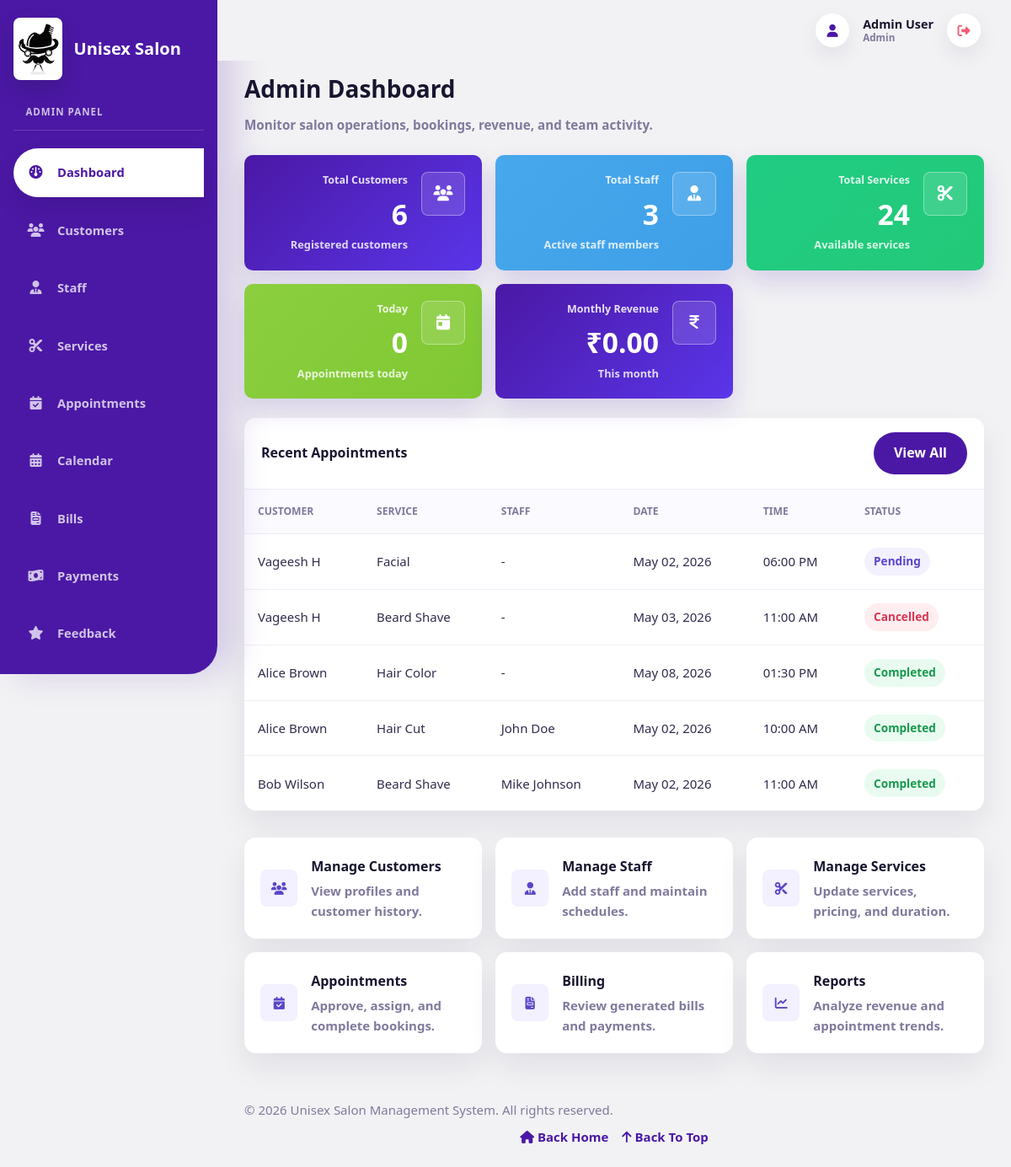
Page /admin/dashboard.php (signed in) on the committed database.
### tables this page shows
CREATE TABLE `appointments` (
  `id` int NOT NULL AUTO_INCREMENT,
  `customer_id` int NOT NULL,
  `staff_id` int DEFAULT NULL,
  `service_id` int NOT NULL,
  `appointment_date` date NOT NULL,
  `appointment_time` time NOT NULL,
  `status` enum('pending','approved','rejected','confirmed','in-progress','completed','cancelled') DEFAULT 'pending',
  `notes` text,
  `created_at` timestamp NULL DEFAULT CURRENT_TIMESTAMP,
  `updated_at` timestamp NULL DEFAULT CURRENT_TIMESTAMP ON UPDATE CURRENT_TIMESTAMP,
  PRIMARY KEY (`id`),
  KEY `service_id` (`service_id`),
  KEY `idx_customer` (`customer_id`),
  KEY `idx_staff` (`staff_id`),
  KEY `idx_date` (`appointment_date`),
  CONSTRAINT `appointments_ibfk_1` FOREIGN KEY (`customer_id`) REFERENCES `customers` (`id`) ON DELETE CASCADE,
  CONSTRAINT `appointments_ibfk_2` FOREIGN KEY (`staff_id`) REFERENCES `staff` (`id`) ON DELETE SET NULL,
  CONSTRAINT `appointments_ibfk_3` FOREIGN KEY (`service_id`) REFERENCES `services` (`id`) ON DELETE CASCADE
);

CREATE TABLE `customers` (
  `id` int NOT NULL AUTO_INCREMENT,
  `name` varchar(100) NOT NULL,
  `email` varchar(100) NOT NULL,
  `password` varchar(255) NOT NULL,
  `phone` varchar(15) DEFAULT NULL,
  `gender` enum('Male','Female','Other') DEFAULT NULL,
  `date_of_birth` date DEFAULT NULL,
  `address` text,
  `last_login` timestamp NULL DEFAULT NULL,
  `city` varchar(50) DEFAULT NULL,
  `profile_image` varchar(255) DEFAULT NULL,
  `status` enum('active','inactive') DEFAULT 'active',
  `created_at` timestamp NULL DEFAULT CURRENT_TIMESTAMP,
  `updated_at` timestamp NULL DEFAULT CURRENT_TIMESTAMP ON UPDATE CURRENT_TIMESTAMP,
  PRIMARY KEY (`id`),
  UNIQUE KEY `email` (`email`),
  UNIQUE KEY `phone` (`phone`)
);

CREATE TABLE `services` (
  `id` int NOT NULL AUTO_INCREMENT,
  `name` varchar(100) NOT NULL,
  `description` text,
  `price` decimal(10,2) NOT NULL,
  `duration` int NOT NULL,
  `category` varchar(50) DEFAULT NULL,
  `gender_category` enum('Male','Female','Kids','Unisex') NOT NULL DEFAULT 'Unisex',
  `status` enum('active','inactive') DEFAULT 'active',
  `image` varchar(255) DEFAULT NULL,
  `created_at` timestamp NULL DEFAULT CURRENT_TIMESTAMP,
  `updated_at` timestamp NULL DEFAULT CURRENT_TIMESTAMP ON UPDATE CURRENT_TIMESTAMP,
  PRIMARY KEY (`id`),
  UNIQUE KEY `name` (`name`)
);

CREATE TABLE `users` (
  `id` int NOT NULL AUTO_INCREMENT,
  `name` varchar(100) NOT NULL,
  `email` varchar(100) NOT NULL,
  `password` varchar(255) NOT NULL,
  `role` enum('admin','staff') NOT NULL,
  `status` enum('active','inactive') DEFAULT 'active',
  `profile_image` varchar(255) DEFAULT NULL,
  `phone` varchar(15) DEFAULT NULL,
  `address` text,
  `last_login` timestamp NULL DEFAULT NULL,
  `created_at` timestamp NULL DEFAULT CURRENT_TIMESTAMP,
  `updated_at` timestamp NULL DEFAULT CURRENT_TIMESTAMP ON UPDATE CURRENT_TIMESTAMP,
  PRIMARY KEY (`id`),
  UNIQUE KEY `email` (`email`),
  UNIQUE KEY `phone` (`phone`)
);

### includes/auth.php (called while the page is built, shortened)
<?php
function isLoggedIn() {
    return isset($_SESSION['user_id']);
}
function hasRole($role) {
    return isset($_SESSION['role']) && $_SESSION['role'] === $role;
}
?>

### config/db.php (called while the page is built, shortened)
<?php
$conn = new mysqli(DB_HOST, DB_USER, DB_PASSWORD, DB_NAME);
$conn->set_charset("utf8");
function fetchAll($query) {
    global $conn;
    $result = $conn->query($query);
    return $result->fetch_all(MYSQLI_ASSOC);
}
function fetchOne($query) {
    global $conn;
    $result = $conn->query($query);
    return $result->fetch_assoc();
}
function formatCurrency($amount) {
    return '₹' . number_format((float)$amount, 2);
}
function statusLabel($status) {
    return ucwords(str_replace('-', ' ', (string)$status));
}
function badgeClass($status) {
    switch ($status) {
        case 'completed':
        case 'paid':
            return 'badge-success';
        case 'rejected':
        case 'cancelled':
            return 'badge-danger';
        default:
            return 'badge-primary';
    }
}
function formatDate($date) {
    return date('M d, Y', strtotime($date));
}
?>

### admin/dashboard.php (the view, shortened to what this page needs)
<?php
require_once '../config/db.php';
require_once '../includes/auth.php';
$total_customers = fetchOne("SELECT COUNT(*) as count FROM customers")['count'];
$total_staff = fetchOne("SELECT COUNT(*) as count FROM staff")['count'];
$total_services = fetchOne("SELECT COUNT(*) as count FROM services")['count'];
$today_appointments = fetchOne("SELECT COUNT(*) as count FROM appointments WHERE appointment_date = CURDATE()")['count'];
$current_month_revenue = fetchOne("
    SELECT COALESCE(SUM(final_amount), 0) as revenue
    FROM bills
    WHERE MONTH(bill_date) = MONTH(CURDATE()) AND YEAR(bill_date) = YEAR(CURDATE())
")['revenue'];
$recent_appointments = fetchAll("
    SELECT a.*, c.name as customer_name, s.name as service_name, u.name as staff_name
    FROM appointments a
    JOIN customers c ON a.customer_id = c.id
    JOIN services s ON a.service_id = s.id
    LEFT JOIN users u ON a.staff_id IS NOT NULL AND u.id = (SELECT user_id FROM staff WHERE id = a.staff_id)
    ORDER BY a.created_at DESC
    LIMIT 5
");
?>
<!DOCTYPE html>
<html lang="en">
<head>
    <link rel="stylesheet" href="<?php echo BASE_URL; ?>assets/css/style.css">
</head>
<body>
    <?php include '../includes/header.php'; ?>
    <?php include '../includes/sidebar.php'; ?>
    <div class="main-content">
        <div class="page-header">
            <h1>Admin Dashboard</h1>
            <p>Monitor salon operations, bookings, revenue, and team activity.</p>
        </div>
        <div class="dashboard-grid">
            <div class="dashboard-card success">
                <div class="card-icon"><i class="fa-solid fa-users"></i></div>
                <div class="card-label">Total Customers</div>
                <div class="card-value"><?php echo $total_customers; ?></div>
                <div class="card-description">Registered customers</div>
            </div>
            <div class="dashboard-card info">
                <div class="card-icon"><i class="fa-solid fa-user-tie"></i></div>
                <div class="card-label">Total Staff</div>
                <div class="card-value"><?php echo $total_staff; ?></div>
                <div class="card-description">Active staff members</div>
            </div>
            <div class="dashboard-card warning">
                <div class="card-icon"><i class="fa-solid fa-scissors"></i></div>
                <div class="card-label">Total Services</div>
                <div class="card-value"><?php echo $total_services; ?></div>
                <div class="card-description">Available services</div>
            </div>
            <div class="dashboard-card danger">
                <div class="card-icon"><i class="fa-solid fa-calendar-day"></i></div>
                <div class="card-label">Today</div>
                <div class="card-value"><?php echo $today_appointments; ?></div>
                <div class="card-description">Appointments today</div>
            </div>
            <div class="dashboard-card">
                <div class="card-icon"><i class="fa-solid fa-indian-rupee-sign"></i></div>
                <div class="card-label">Monthly Revenue</div>
                <div class="card-value"><?php echo formatCurrency($current_month_revenue); ?></div>
                <div class="card-description">This month</div>
            </div>
        </div>
        <div class="table-container">
            <div class="table-header flex-between">
                <h2>Recent Appointments</h2>
                <a href="<?php echo BASE_URL; ?>admin/appointments.php" class="btn btn-primary btn-sm">View All</a>
            </div>
            <table>
                <thead>
                    <tr>
                        <th>Customer</th>
                        <th>Service</th>
                        <th>Staff</th>
                        <th>Date</th>
                        <th>Time</th>
                        <th>Status</th>
                    </tr>
                </thead>
                <tbody>
                    <?php if ($recent_appointments): ?>
                        <?php foreach ($recent_appointments as $appt): ?>
                            <tr>
                                <td><?php echo htmlspecialchars($appt['customer_name']); ?></td>
                                <td><?php echo htmlspecialchars($appt['service_name']); ?></td>
                                <td><?php echo $appt['staff_name'] ? htmlspecialchars($appt['staff_name']) : '-'; ?></td>
                                <td><?php echo formatDate($appt['appointment_date']); ?></td>
                                <td><?php echo date('h:i A', strtotime($appt['appointment_time'])); ?></td>
                                <td><span class="badge <?php echo badgeClass($appt['status']); ?>"><?php echo statusLabel($appt['status']); ?></span></td>
                            </tr>
                        <?php endforeach; ?>
                    <?php else: ?>
                        <tr><td colspan="6" class="text-center">No appointments yet</td></tr>
                    <?php endif; ?>
                </tbody>
            </table>
        </div>
        <div class="action-grid">
            <a href="<?php echo BASE_URL; ?>admin/customers.php" class="action-card">
                <i class="fa-solid fa-users"></i>
                <div><h3>Manage Customers</h3><p>View profiles and customer history.</p></div>
            </a>
            <a href="<?php echo BASE_URL; ?>admin/staff.php" class="action-card">
                <i class="fa-solid fa-user-tie"></i>
                <div><h3>Manage Staff</h3><p>Add staff and maintain schedules.</p></div>
            </a>
            <a href="<?php echo BASE_URL; ?>admin/services.php" class="action-card">
                <i class="fa-solid fa-scissors"></i>
                <div><h3>Manage Services</h3><p>Update services, pricing, and duration.</p></div>
            </a>
            <a href="<?php echo BASE_URL; ?>admin/appointments.php" class="action-card">
                <i class="fa-solid fa-calendar-check"></i>
                <div><h3>Appointments</h3><p>Approve, assign, and complete bookings.</p></div>
            </a>
            <a href="<?php echo BASE_URL; ?>admin/bills.php" class="action-card">
                <i class="fa-solid fa-file-invoice"></i>
                <div><h3>Billing</h3><p>Review generated bills and payments.</p></div>
            </a>
            <a href="<?php echo BASE_URL; ?>admin/reports.php" class="action-card">
                <i class="fa-solid fa-chart-line"></i>
                <div><h3>Reports</h3><p>Analyze revenue and appointment trends.</p></div>
            </a>
        </div>
    </div>
    <?php include '../includes/footer.php'; ?>
</body>
</html>

### includes/header.php (shortened to what this page needs)
<!DOCTYPE html>
<html lang="en">
<head>
    <link rel="stylesheet" href="https://cdnjs.cloudflare.com/ajax/libs/font-awesome/6.5.2/css/all.min.css">
    <link rel="stylesheet" href="<?php echo BASE_URL; ?>assets/css/style.css?v=<?php echo filemtime(__DIR__ . '/../assets/css/style.css'); ?>">
</head>
<body data-base-url="<?php echo BASE_URL; ?>">
    <div class="navbar">
        <div class="navbar-menu">
            <?php if (isLoggedIn()): ?>
                <a href="<?php echo BASE_URL; ?>profile.php" class="nav-icon" title="Profile" aria-label="Profile"><i class="fa-solid fa-user"></i></a>
                <span class="user-welcome"><?php echo htmlspecialchars($_SESSION['name']); ?> <small><?php echo ucfirst($_SESSION['role']); ?></small></span>
                <a href="<?php echo BASE_URL; ?>logout.php" class="nav-icon logout" title="Logout" aria-label="Logout"><i class="fa-solid fa-right-from-bracket"></i></a>
            <?php else: ?>
                <a href="<?php echo BASE_URL; ?>login.php" class="nav-link"><i class="fa-solid fa-right-to-bracket"></i> Login</a>
                <a href="<?php echo BASE_URL; ?>register.php" class="nav-link"><i class="fa-solid fa-user-plus"></i> Register</a>
            <?php endif; ?>
        </div>
    </div>
    <div class="container-main">

### includes/sidebar.php (shortened to what this page needs)
<?php
$current_page = basename($_SERVER['PHP_SELF']);
$current_dir = basename(dirname($_SERVER['PHP_SELF']));
?>
<div class="sidebar">
    <nav class="sidebar-nav">
        <a href="<?php echo BASE_URL; ?>" class="sidebar-brand">
            <span class="brand-mark"><img src="<?php echo BASE_URL; ?>assets/images/salon-logo.svg" alt=""></span>
            <span>Unisex Salon</span>
        </a>
        <?php if (hasRole('admin')): ?>
            <div class="sidebar-title">Admin Panel</div>
            <a href="<?php echo BASE_URL; ?>admin/dashboard.php" class="sidebar-link <?php echo $current_dir === 'admin' && $current_page === 'dashboard.php' ? 'active' : ''; ?>"><span class="icon"><i class="fa-solid fa-gauge"></i></span> Dashboard</a>
            <a href="<?php echo BASE_URL; ?>admin/customers.php" class="sidebar-link <?php echo $current_dir === 'admin' && $current_page === 'customers.php' ? 'active' : ''; ?>"><span class="icon"><i class="fa-solid fa-users"></i></span> Customers</a>
            <a href="<?php echo BASE_URL; ?>admin/staff.php" class="sidebar-link <?php echo $current_dir === 'admin' && $current_page === 'staff.php' ? 'active' : ''; ?>"><span class="icon"><i class="fa-solid fa-user-tie"></i></span> Staff</a>
            <a href="<?php echo BASE_URL; ?>admin/services.php" class="sidebar-link <?php echo $current_dir === 'admin' && $current_page === 'services.php' ? 'active' : ''; ?>"><span class="icon"><i class="fa-solid fa-scissors"></i></span> Services</a>
            <a href="<?php echo BASE_URL; ?>admin/appointments.php" class="sidebar-link <?php echo $current_dir === 'admin' && $current_page === 'appointments.php' ? 'active' : ''; ?>"><span class="icon"><i class="fa-solid fa-calendar-check"></i></span> Appointments</a>
            <a href="<?php echo BASE_URL; ?>admin/calendar.php" class="sidebar-link <?php echo $current_dir === 'admin' && $current_page === 'calendar.php' ? 'active' : ''; ?>"><span class="icon"><i class="fa-solid fa-calendar-days"></i></span> Calendar</a>
            <a href="<?php echo BASE_URL; ?>admin/bills.php" class="sidebar-link <?php echo $current_dir === 'admin' && $current_page === 'bills.php' ? 'active' : ''; ?>"><span class="icon"><i class="fa-solid fa-file-invoice"></i></span> Bills</a>
            <a href="<?php echo BASE_URL; ?>admin/payments.php" class="sidebar-link <?php echo $current_dir === 'admin' && $current_page === 'payments.php' ? 'active' : ''; ?>"><span class="icon"><i class="fa-solid fa-money-bill-wave"></i></span> Payments</a>
            <a href="<?php echo BASE_URL; ?>admin/feedback.php" class="sidebar-link <?php echo $current_dir === 'admin' && $current_page === 'feedback.php' ? 'active' : ''; ?>"><span class="icon"><i class="fa-solid fa-star"></i></span> Feedback</a>
            <a href="<?php echo BASE_URL; ?>admin/reports.php" class="sidebar-link <?php echo $current_dir === 'admin' && $current_page === 'reports.php' ? 'active' : ''; ?>"></a>
        <?php endif; ?>
    </nav>
</div>

### includes/footer.php (shortened to what this page needs)
    </div>
    <footer class="footer">
        <p>&copy; 2026 Unisex Salon Management System. All rights reserved.</p>
        <div class="footer-actions">
            <a href="<?php echo BASE_URL; ?>"><i class="fa-solid fa-house"></i> Back Home</a>
            <a href="#top" class="back-to-top"><i class="fa-solid fa-arrow-up"></i> Back To Top</a>
        </div>
    </footer>
</body>
</html>

### rows in the picture
appointments: customer.name "Vageesh H", service.name "Facial", appointment_date "May 02, 2026", appointment_time "06:00 PM", status "Pending"
appointments: customer.name "Vageesh H", service.name "Beard Shave", appointment_date "May 03, 2026", appointment_time "11:00 AM", status "Cancelled"
appointments: customer.name "Alice Brown", service.name "Hair Color", appointment_date "May 08, 2026", appointment_time "01:30 PM", status "Completed"
appointments: customer.name "Alice Brown", service.name "Hair Cut", users.name "John Doe", appointment_date "May 02, 2026", appointment_time "10:00 AM", status "Completed"
appointments: customer.name "Bob Wilson", service.name "Beard Shave", users.name "Mike Johnson", appointment_date "May 02, 2026", appointment_time "11:00 AM", status "Completed"

### other values in the picture
$_SESSION['name'] "Admin User"
$_SESSION['role'] "Admin"
$total_customers "6"
$total_staff "3"
$total_services "24"
$today_appointments "0"
formatCurrency($current_month_revenue) "₹0.00"
